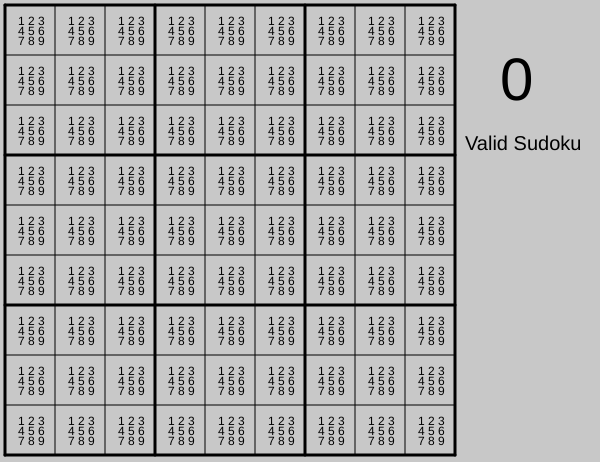
Frame 1 (no input)
Frame 60 (no input): identical to frame 1, image omitted
Frame 120 (the mouse pressed at the canvas centre since frame 60): identical to frame 1, image omitted

The p5.js sketch that drew this single still picture (run headless with seeded random() and noise() and a simulated clock; from frame 60 on, the mouse is pressed at the canvas centre):

// p5.js sketch
// ── sketch.js
"use strict";


function preload() {
  
}

var numObjects=[];
var number;
var inputNum=0;
var validSudoku=true;
var invalidNum=0;
var invalidVert=0;
var invalidHori=0;
var invalidBox=0;

function setup() {
  var canvas = createCanvas(600, 462);
  let plusX=0;
  let plusY=0;
  let hori=1;
  let vert=1;
  let boxB=1;

  for(let i=1; i<82; i++){
      
      number = new createNumberSlot(18+plusX,25+plusY,0,hori,vert,boxB);
      plusX+=50;
      numObjects.push(number);
      vert++;
      if(i%3==0 && !i%9==0){
        boxB++;
      }
        if(i%9==0){
            hori++;
            vert-=9;
            boxB-=3;
            plusY+=50;
            plusX-=450;
        }
        if(i%27==0){
          boxB+=3;
        }
    
    
}
    //numObjects[15].number=5;
 


}

function mouseClicked() {
  for(let i=0; i<numObjects.length; i++){
      if(mouseX>=numObjects[i].x-12 && mouseX<=numObjects[i].x+35 &&mouseY>=numObjects[i].y-19 && mouseY<=numObjects[i].y+28 ){
        if(keyCode-48<=9 && keyCode-48>=0){
          numObjects[i].setNumber(keyCode-48);
        } 
       
      }
  }
 // var a = performance.now();

  checkValid();
 // var b = performance.now();
  //console.log(b-a);
}

function keyPressed() {
  if(keyCode-48<=9 && keyCode-48>=0){
    inputNum=keyCode-48;
  }
  

}
function drawLines() {
  let plusX=0;
  let plusY=0;
  for(let i=0; i<10; i++){
    strokeWeight(1);
    if(i%3==0){
      strokeWeight(3);
    }
    line(5, 5+plusY, 455, 5+plusY);
    line(5+plusX, 5, 5+plusX, 455);
    plusY+=50;
    plusX+=50;
} 
  

}
function resetFunction(){
  numObjects.splice(0,numObjects.length);
  setup();
  }

function draw() {

    background(200); 
    for(let i=0; i<numObjects.length; i++){
      numObjects[i].show();
    }
    textSize(60);
    text(inputNum, width-100, 100);
    textSize(20);
    if(validSudoku){
      text("Valid Sudoku", width-135, 150);
    }else{
      text("Invalid Sudoku", width-135, 150);
    }
    
    drawLines();
    
    

  }

// ── arrayOpt.js
"use strict";
function checkValid(){
      let found= 0;
      let i=1;
      let l;
      let j;
      validSudoku=true;
      let jSave=0;

      for(j=0; j<numObjects.length; j++){ // all objects
        numObjects[j].invalid=false;
      }

      for(i=1; i<10; i++){ //all numbers
        jSave=0;
        for(l=1; l<10; l++){ //all horisontal lines
          found=0;
          for(j=0; j<numObjects.length; j++){ // all objects
            if(numObjects[j].number==i && numObjects[j].horiL==l){
              found++;
              numObjects[j].invalidH=true;
              jSave=j;
             }
          }
          if(found==1){
            numObjects[jSave].invalidH=false;
            
       }else if(found>1){
        validSudoku=false;
       }
        }
        
        jSave=0;
        for(l=1; l<10; l++){ //all vertical columns
          found=0;
          for(j=0; j<numObjects.length; j++){ // all objects
            if(numObjects[j].number==i && numObjects[j].vertL==l){
              found++;
              numObjects[j].invalidV=true;
              jSave=j;
            }
          }
          if(found==1){
            numObjects[jSave].invalidV=false;
       }else if(found>1){
        validSudoku=false;
       }
        }
        jSave=0;
        for(l=1; l<10; l++){ //all boxes
          found=0;
          for(j=0; j<numObjects.length; j++){ // all objects
            if(numObjects[j].number==i && numObjects[j].boxB==l){
              found++;
              numObjects[j].invalidB=true;
              jSave=j;
            }
          }
          if(found==1){
            numObjects[jSave].invalidB=false;
       }else if(found>1){
        validSudoku=false;
       }
        }
      }
}

function oneSmallNum(){
  if(!validSudoku)return
  let adder=0;
  let saved=null;
  for(let i=0; i<numObjects.length; i++){
    for(let j=0; j<9; j++){
      if(numObjects[i].smallNum[j]){
        adder++;
        saved=j;
      }
    }
    if(adder==1){
      numObjects[i].setNumber(saved+1);
    }
    adder=0;
    saved=null;
  }
}
function crossMethod(){
  if(!validSudoku)return
  for(let i=0; i<numObjects.length; i++){ //loops all spots
     
        for(let j=0; j<numObjects.length; j++){ //loops all for one spot to remove smallNums
            if(j!=i && numObjects[j].horiL==numObjects[i].horiL ||numObjects[j].vertL==numObjects[i].vertL || numObjects[j].boxB==numObjects[i].boxB ){ //has to have same vert/hori line to remove
              numObjects[j].smallNum[numObjects[i].number-1]=false;
            }

        
      }
  }
}

function isValidNumber(i){
  return numObjects[i].number!=0 && numObjects[i].invalidH==false && numObjects[i].invalidV ==false && numObjects[i].invalidB==false;//valid number
}

function lineMethod(){
  if(!validSudoku)return
  let timesHori=0;
  let timesVert=0;
  let timesBox=0;
  let horiS=null;
  let vertiS=null;
  let boxS=null;

  for(let j=0; j<9; j++){ //loops all numbers
    for(let k=1; k<10; k++){ //loops all rows/lines/boxes
      for(let i=0; i<numObjects.length; i++){ //loops all spots
        //next 3 if statements: adder rises if it finds number j with same hori/verti/box 
        //if there is a case where adder only went up once then its the only spot a 
        //number can be in that hori/verti/box and the next 3 if statements set the number.
        if((numObjects[i].smallNum[j] && numObjects[i].horiL==k) || numObjects[i].number==j+1 && numObjects[i].horiL==k){ //left of or is smallnums and right of or is numbers
          timesHori++;
          horiS=i;
        }
        if((numObjects[i].smallNum[j] && numObjects[i].vertL==k) || numObjects[i].number==j+1 && numObjects[i].vertL==k){
          timesVert++;
          vertiS=i;
        }
        if((numObjects[i].smallNum[j] && numObjects[i].boxB==k) || numObjects[i].number==j+1 && numObjects[i].boxB==k){
          timesBox++;
          boxS=i;
        }

     
      }
      if(timesHori==1){
        numObjects[horiS].setNumber(j+1);
      }
      if(timesVert==1){
        numObjects[vertiS].setNumber(j+1);
      }
      if(timesBox==1){
        numObjects[boxS].setNumber(j+1);
      }
      
      timesHori=0;  //checking next hori/verti/box so adders should be 0
      timesVert=0;
      timesBox=0;
    }
  }
}
// ── processNumbers.js
"use strict";

function createNumberSlot(x,y,number,hori,vert,boxB){
    this.x=x;
    this.y=y;
    this.empty=false;
    this.number=number;
    this.solved=false;
    this.smallNum=[false,false,false,false,false,false,false,false,false];
    this.horiL=hori;
    this.vertL=vert;
    this.boxB=boxB;
    this.invalidH=false;
    this.invalidV=false;
    this.invalidB=false;

    if(number==0){
        this.smallNum=[true,true,true,true,true,true,true,true,true];
    }
    if(number>0 && number<10){
        this.solved=true;
    }

     this.show = function(){
         if(!this.empty){
             if(this.number!=0){
                textSize(32);
                push();
                if (!validSudoku && this.invalidH==true || this.invalidV ==true|| this.invalidB==true){
          
                        fill(255,0,0);
                    
                    
                
                 }
                text(this.number, this.x+5, this.y+18);
                pop();
             }else if(this.number==0){
                    textSize(12);
                    //text(this.horiL+""+this.vertL+""+this.boxB, this.x-8, this.y+29);
                    let plusX=0;
                    let plusY=0;
                    for(let i=1; i<10; i++){
                        if(this.smallNum[i-1]){
                            text(i, this.x+plusX, this.y+plusY);
                             }
                        plusX+=10;
                        if(i==3 || i==6){
                            plusY+=10;
                             plusX-=30;
                        } 
                    }  
             }
         }
     }

     this.setNumber = function(number){
        this.number=number;
        for(let i=0; i<9; i++){
            this.smallNum[i]=false;
        }
        if(number==0){
            this.smallNum=[true,true,true,true,true,true,true,true,true];
        }
        this.solved=true;
        this.empty=false;
     }
 }
// ── style.css
.buttonReset:hover {
    background-color: red;
    color: white;
  }
  .buttonReset {
    background-color: white; 
    color: black; 
    border: 2px solid red;
    position: absolute;
      top: 470px; left: 20px;
    padding: 16px 32px;
    text-align: center;
    text-decoration: none;
    display: inline-block;
    font-size: 16px;
    margin: 4px 2px;
    -webkit-transition-duration: 0.4s; /* Safari */
    transition-duration: 0.4s;
    cursor: pointer;
  }
  .crossMethod:hover {
    background-color: red;
    color: white;
  }
  .crossMethod {
    background-color: white; 
    color: black; 
    border: 2px solid red;
    position: absolute;
      top: 470px; left: 120px;
    padding: 16px 32px;
    text-align: center;
    text-decoration: none;
    display: inline-block;
    font-size: 16px;
    margin: 4px 2px;
    -webkit-transition-duration: 0.4s; /* Safari */
    transition-duration: 0.4s;
    cursor: pointer;
  }
  .lineMethod:hover {
    background-color: red;
    color: white;
  }
  .lineMethod {
    background-color: white; 
    color: black; 
    border: 2px solid red;
    position: absolute;
      top: 470px; left: 250px;
    padding: 16px 32px;
    text-align: center;
    text-decoration: none;
    display: inline-block;
    font-size: 16px;
    margin: 4px 2px;
    -webkit-transition-duration: 0.4s; /* Safari */
    transition-duration: 0.4s;
    cursor: pointer;
  }

  

  .oneSmallNum:hover {
    background-color: red;
    color: white;
  }
  .oneSmallNum {
    background-color: white; 
    color: black; 
    border: 2px solid red;
    position: absolute;
      top: 470px; left: 350px;
    padding: 16px 32px;
    text-align: center;
    text-decoration: none;
    display: inline-block;
    font-size: 16px;
    margin: 4px 2px;
    -webkit-transition-duration: 0.4s; /* Safari */
    transition-duration: 0.4s;
    cursor: pointer;
  }
